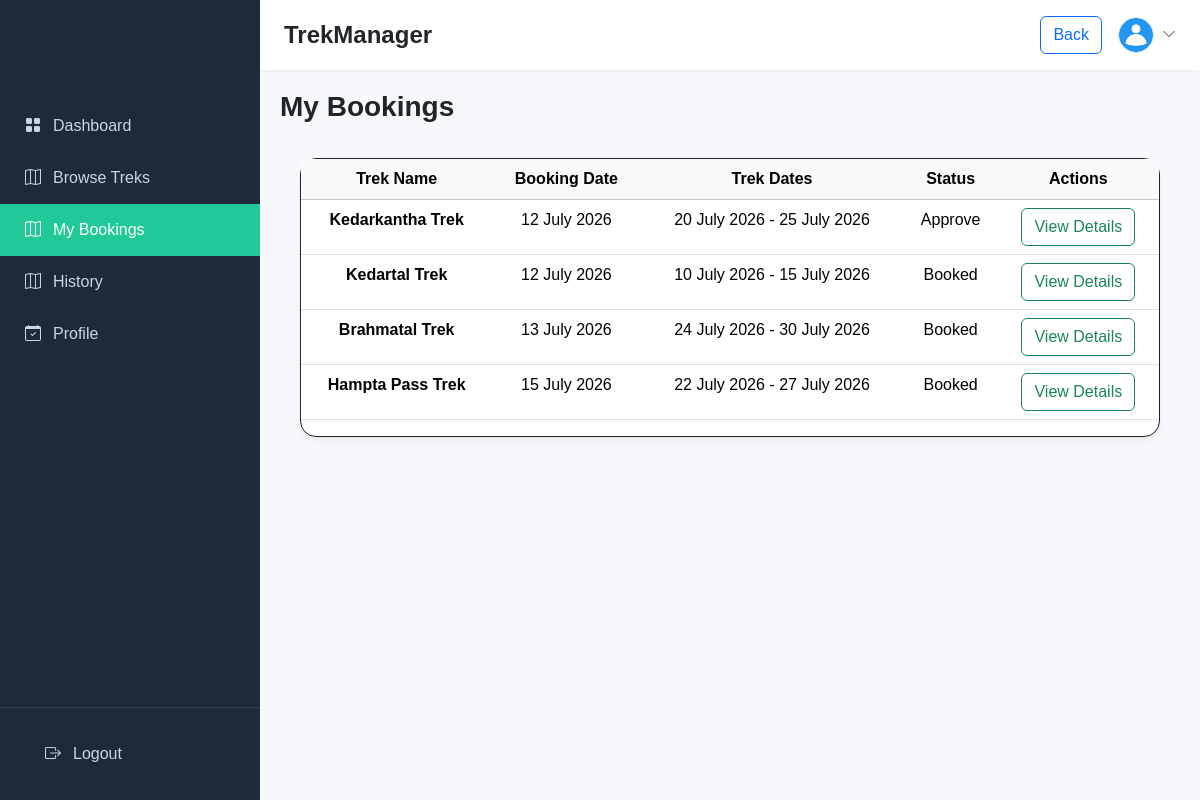
Page /trekker/1/bookings on the committed database.
### application/models.py (models this page shows)
class Booking(db.Model):
    __tablename__ = "bookings"
    id = db.Column(db.Integer, primary_key = True)
    user_id = db.Column(db.Integer, db.ForeignKey('user.id'), nullable = False)
    trek_id = db.Column(db.Integer, db.ForeignKey('treks.id'), nullable = False)
    booking_date = db.Column(db.DateTime(), default = datetime.utcnow)
    status = db.Column(db.String(), default = "Booked") #Booked, Cancelled, Completed, Approve,

class Trek(db.Model):
    __tablename__ = "treks"
    id = db.Column(db.Integer, primary_key=True)
    trekname = db.Column(db.String(), nullable = False)
    location = db.Column(db.String(), nullable = False)
    difficulty = db.Column(db.String(), nullable = False, default = 'Moderate')
    duration = db.Column(db.String(), nullable = False)
    slots = db.Column(db.Integer(), nullable = False)
    status = db.Column(db.String(), default = 'pending') #Pending, Approved, Open, Full, Closed, Completed
    start_date = db.Column(db.DateTime(), nullable = False)
    end_date = db.Column(db.DateTime(), nullable = False)
    description = db.Column(db.Text(), nullable = False)
    sname = db.Column(db.String(), nullable = False)
    staff_id = db.Column(db.Integer, db.ForeignKey('staff_profile.id'))
    bookings = db.relationship('Booking', backref='trek', lazy=True, cascade='all, delete-orphan')

### application/auth.py (the view)
@auth_bp.route('/trekker/<int:trekker_id>/bookings')
def trekker_bookings(trekker_id):
    trekker_profile = Trekker.query.get(trekker_id)
    if not trekker_profile:
        return redirect(url_for('auth.login'))
    my_bookings = Booking.query.filter_by(user_id=trekker_profile.user_id).all()
    return render_template('templates/user/user_booking.html', trekker_profile=trekker_profile, my_bookings=my_bookings)

### application/auth.py (called while the page is built)
def format_date(value):
    if value:
        return value.strftime("%d %B %Y")
    return ""

### templates/user/user_booking.html (shortened to what this page needs)
<!DOCTYPE html>
<html lang="en">
<head>
    <link href="https://cdn.jsdelivr.net/npm/bootstrap@5.3.3/dist/css/bootstrap.min.css" rel="stylesheet">
    <link href="https://cdn.jsdelivr.net/npm/bootstrap-icons@1.11.3/font/bootstrap-icons.css" rel="stylesheet">
    <link rel="stylesheet" href="/static/style.css">
</head>
<body>
<div class="wrapper">
    <aside class="sidebar">
        <ul class="nav-bar flex-column">
            <li class="nav-item">
                <a href="{{ url_for('auth.trekker', trekker_id=trekker_profile.id) }}" class="nav-link">
                    <i class="bi bi-grid-fill"></i>
                    Dashboard
                </a>
            </li>
            <li class="nav-item">
                <a href="{{ url_for('auth.trekker', trekker_id=trekker_profile.id) }}" class="nav-link">
                    <i class="bi bi-map"></i>
                    Browse Treks
                </a>
            </li>
            <li class="nav-item">
                <a href="{{ url_for('auth.trekker_bookings', trekker_id=trekker_profile.id) }}" class="nav-link active">
                    <i class="bi bi-map"></i>
                    My Bookings
                </a>
            </li>
            <li class="nav-item">
                <a href="{{ url_for('auth.trekker_history', trekker_id=trekker_profile.id) }}" class="nav-link">
                    <i class="bi bi-map"></i>
                    History
                </a>
            </li>
            <li class="nav-item">
                <a href="{{ url_for('auth.trekker_profile', trekker_id=trekker_profile.id) }}" class="nav-link">
                    <i class="bi bi-calendar-check"></i>
                    Profile
                </a>
            </li>
        </ul>
        <div class="logout">
            <a href="/" class="nav-link">
                <i class="bi bi-box-arrow-right"></i>
                Logout
            </a>
        </div>
    </aside>
    <main class="main-content">
        <header class="top-navbar">
            <div class="d-flex align-items-center gap-2">
                <h1 class="h4 mb-0 fw-bold d-none d-sm-block">TrekManager</h1>
            </div>
            <div class="d-flex align-items-center gap-3">
                <a href="{{ url_for('auth.trekker', trekker_id=trekker_profile.id) }}">
                    <button type="button" class="btn btn-outline-primary">Back</button>
                </a>
                <div class="dropdown">
                    <a href="#" class="d-flex align-items-center gap-2 text-decoration-none text-dark" data-bs-toggle="dropdown">
                        <img src="/static/images/humanicon.png" alt="Admin" class="rounded-circle border border-primary-light" style="width: 36px; height: 36px; object-fit: cover;">
                        <i class="bi bi-chevron-down d-none d-sm-block text-muted small"></i>
                    </a>
                </div>
            </div>
        </header>
        <div class="content-body">
            <div style="margin-bottom: 30px;">
                <div class="row align-items-center">
                    <div class="col-md-8">
                        <h3 class="fw-bold mb-1">My Bookings</h3>
                    </div>
                </div>
            </div>
            <div class="main-table">
            <table class="table text-center table-hover">
                <thead class="table-light">
                    <tr>
                    <th scope="col">Trek Name</th>
                    <th scope="col">Booking Date</th>
                    <th scope="col">Trek Dates</th>
                    <th scope="col">Status</th>
                    <th scope="col">Actions</th>
                    </tr>
                </thead>
                <tbody>
                    {% if my_bookings %}
                        {% for booking in my_bookings %}
                            <tr>
                                <th scope="row">{{ booking.trek.trekname }}</th>
                                <td>{{ booking.booking_date|date }}</td>
                                <td>{{ booking.trek.start_date|date }} - {{ booking.trek.end_date|date }}</td>
                                <td>{{ booking.status }}</td>
                                <td>
                                    <a href="{{ url_for('auth.view_trek', trek_id=booking.trek.id, trekker_id=trekker_profile.id) }}" class="btn btn-outline-success">
                                        View Details</a>
                                </td>
                            </tr>
                        {% endfor %}
                    {% else %}
                        <tr>
                            <td colspan="5" class="text-muted">No bookings yet.</td>
                        </tr>
                    {% endif %}
                </tbody>
            </table>
            </div>
        </div>
    </main>
</body>
</html>

### static/style.css (style rules this page uses)
.wrapper { display:flex; min-height:100vh; }
.sidebar { width:260px; background:#1e293b; color:#fff; flex-shrink: 0; display:flex; position: sticky; flex-direction:column; justify-content:space-between; height: 100vh; z-index: 100; top: 0; }
.nav-bar { padding:100px 0; }
.nav-link { color:#cbd5e1; padding:14px 25px; display:flex; align-items:center; gap:12px; transition:.3s; font-size:16px; }
.nav-link.active { background:#20c997; color:#fff; }
.logout { padding:20px; border-top:1px solid rgba(255,255,255,.1); }
.main-content { flex-grow: 1; display: flex; flex-direction: column; background-color: var(--light-bg); min-height: 100vh; position: relative; padding-bottom: 70px; }
.top-navbar { background-color: #ffffff; border-bottom: 1px solid var(--border-color); padding: 1rem 1.5rem; display: flex; justify-content: space-between; align-items: center; position: sticky; top: 0; z-index: 90; box-shadow: 0 1px 3px rgba(0,0,0,0.05); }
.content-body { padding: 20px; margin-bottom: 0; flex-grow: 1; }
.main-table { margin: 20px; background-color: #ffffff; border: 1px solid; border-radius: 1rem; right: 0; height: auto; box-shadow: 0 4px 6px -1px rgba(0,0,0,0.05), 0 2px 4px -1px rgba(0,0,0,0.03); }

### templates/user/user_booking.html (style rules this page uses)
* { margin:0; padding:0; box-sizing:border-box; }
body { font-family:Arial, Helvetica, sans-serif; background:#f5f7fa; }

### rows in the picture
Booking: trek.trekname "Kedarkantha Trek", booking_date "12 July 2026", trek.start_date "20 July 2026", trek.end_date "25 July 2026", status "Approve"
Booking: trek.trekname "Kedartal Trek", booking_date "12 July 2026", trek.start_date "10 July 2026", trek.end_date "15 July 2026", status "Booked"
Booking: trek.trekname "Brahmatal Trek", booking_date "13 July 2026", trek.start_date "24 July 2026", trek.end_date "30 July 2026", status "Booked"
Booking: trek.trekname "Hampta Pass Trek", booking_date "15 July 2026", trek.start_date "22 July 2026", trek.end_date "27 July 2026", status "Booked"
